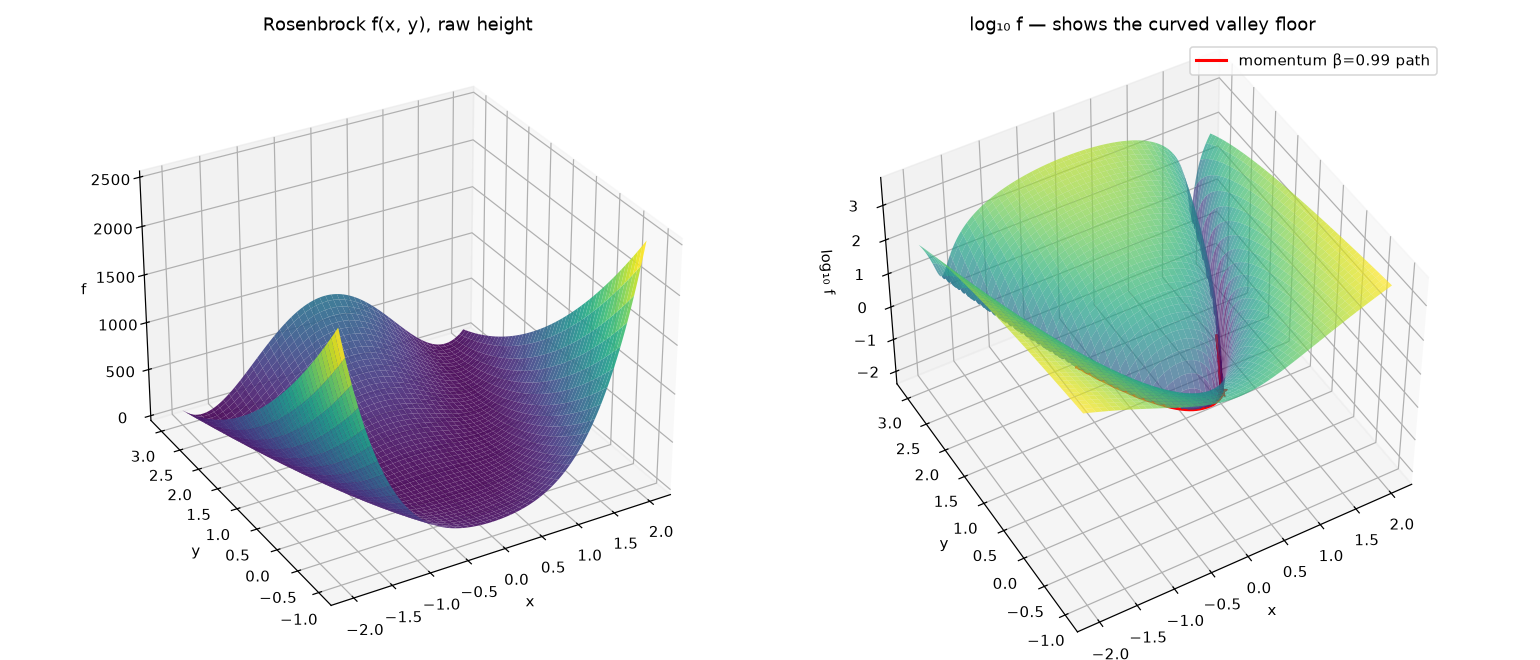

Python code for this plot:
import numpy as np
import matplotlib.pyplot as plt
from P1L8E2 import SGDMomentum, rosenbrock_gradient

xs, ys = np.meshgrid(np.linspace(-2, 2, 200), np.linspace(-1, 3, 200))
Z = (1 - xs) ** 2 + 100 * (ys - xs ** 2) ** 2

# path of momentum β=0.99 from Exercise 2 (first 1500 steps)
opt, p, path = SGDMomentum(lr=0.0001, momentum=0.99), [-1.0, 1.0], []
for _ in range(1500):
    path.append(p); p = opt.step(p, rosenbrock_gradient(p))
path = np.array(path)
pz = (1 - path[:, 0]) ** 2 + 100 * (path[:, 1] - path[:, 0] ** 2) ** 2

fig = plt.figure(figsize=(14, 6))
ax1 = fig.add_subplot(1, 2, 1, projection="3d")
ax1.plot_surface(xs, ys, Z, cmap="viridis", linewidth=0, alpha=0.9)
ax1.set_title("Rosenbrock f(x, y), raw height"); ax1.set_xlabel("x"); ax1.set_ylabel("y"); ax1.set_zlabel("f")
ax1.view_init(elev=30, azim=-120)

ax2 = fig.add_subplot(1, 2, 2, projection="3d")
ax2.plot_surface(xs, ys, np.log10(Z + 1e-2), cmap="viridis", linewidth=0, alpha=0.7)
ax2.plot(path[:, 0], path[:, 1], np.log10(pz + 1e-2), "r-", lw=2, label="momentum β=0.99 path")
ax2.scatter([1], [1], [np.log10(1e-2)], color="red", s=60, marker="*")
ax2.set_title("log₁₀ f — shows the curved valley floor"); ax2.set_xlabel("x"); ax2.set_ylabel("y"); ax2.set_zlabel("log₁₀ f")
ax2.view_init(elev=45, azim=-120); ax2.legend()

plt.tight_layout(); plt.savefig("rosenbrock_3d.png", dpi=110)
plt.show()   # opens an interactive window: drag with the mouse to rotate
